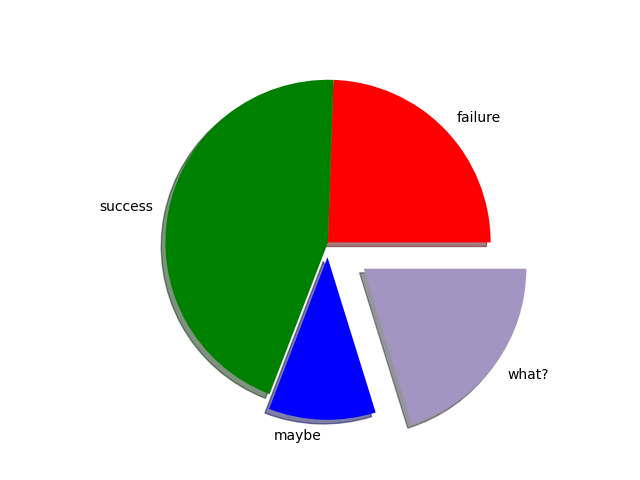

Reproduce this figure in Python.
import matplotlib.pyplot as plt

plt.pie(
    x = [ 23, 42, 10, 19 ],
    explode = [0, 0, 0.1, 0.3],
    labels = ["failure", "success", "maybe", "what?"],
    colors = ["red",  "green",  "blue", "#A395C1"],
    shadow = True,
    radius = 1.1,
)

#plt.show()
plt.savefig('simple_pie_params.png')

